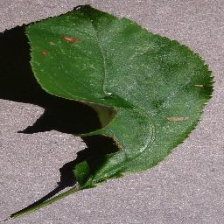
#> input picture assets/gradcam/original.png, 224 x 224 px
$ python -i segmentation.py   (imports and definitions only)
#> lines starting #> are read from the running program, lines starting #| are printed output that depends on the picture; after the words box and inside, x2 and y2 are one past the last pixel; in counts of white or black regions, pixels touching at a corner belong together
"""
segmentation.py

Leaf segmentation using HSV color thresholding.
"""

import cv2
import numpy as np


def segment_leaf(image: np.ndarray) -> np.ndarray:
    """
    Segment the leaf using HSV thresholding.

    Args:
        image:
            Input RGB image.

    Returns:
        RGB image with background removed.
    """

    if image is None:
        raise ValueError("Input image cannot be None.")

    hsv = cv2.cvtColor(image, cv2.COLOR_RGB2HSV)
#> hsv: shape (224, 224, 3); mean H, S, V 92.9, 74.5, 124.5

    # Green color range
    lower_green = np.array([25, 40, 40])
    upper_green = np.array([90, 255, 255])

    mask = cv2.inRange(hsv, lower_green, upper_green)
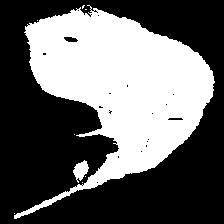
#> mask: shape (224, 224); 39.9% white; 9 white regions (7 under 20 px), largest, box (x1, y1, x2, y2) and area: (14, 5, 215, 219) 19806, (73, 160, 89, 183) 208

    kernel = np.ones((5, 5), np.uint8)

    mask = cv2.morphologyEx(mask, cv2.MORPH_OPEN, kernel)
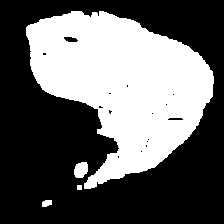
#> mask: shape (224, 224); 38.9% white; 4 white regions, box (x1, y1, x2, y2) and area: (26, 11, 214, 189) 19251, (74, 162, 88, 178) 182, (42, 200, 52, 207) 58, (77, 185, 82, 190) 25
    mask = cv2.morphologyEx(mask, cv2.MORPH_CLOSE, kernel)
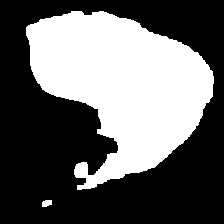
#> mask: shape (224, 224); 39.2% white; 2 white regions, box (x1, y1, x2, y2) and area: (26, 11, 214, 190) 19626, (42, 200, 52, 207) 58

    segmented = cv2.bitwise_and(image, image, mask=mask)
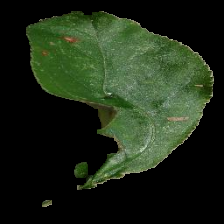
#> segmented: shape (224, 224, 3); mean R, G, B 29.8, 41.6, 23.1

    return segmented

>>> import cv2
>>> picture = cv2.cvtColor(cv2.imread('../../assets/gradcam/original.png'), cv2.COLOR_BGR2RGB)
>>> result = segment_leaf(picture)

$ run again, on assets/gradcam/heatmap.png
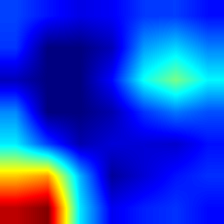
#> input picture assets/gradcam/heatmap.png, 224 x 224 px
#> hsv: shape (224, 224, 3); mean H, S, V 104.5, 251.3, 230.8
#> in segment_leaf, `mask = cv2.inRange(hsv, lower_green, upper_green)`:
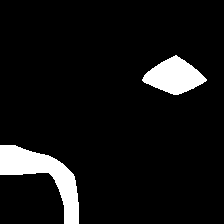
#> mask: shape (224, 224); 7.7% white; 2 white regions, box (x1, y1, x2, y2) and area: (0, 145, 79, 224) 2357, (142, 55, 207, 95) 1527
#> in segment_leaf, `segmented = cv2.bitwise_and(image, image, mask=mask)`:
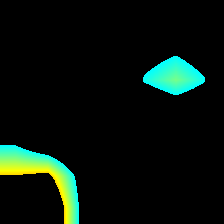
#> segmented: shape (224, 224, 3); mean R, G, B 7.6, 19.5, 12.1

$ run again, on assets/gradcam/overlay.png
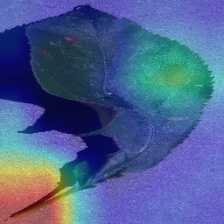
#> input picture assets/gradcam/overlay.png, 224 x 224 px
#> hsv: shape (224, 224, 3); mean H, S, V 104.7, 150.9, 153.7
#> in segment_leaf, `mask = cv2.inRange(hsv, lower_green, upper_green)`:
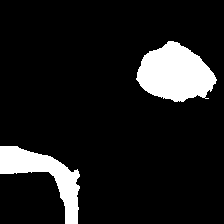
#> mask: shape (224, 224); 11.2% white; 2 white regions, box (x1, y1, x2, y2) and area: (136, 41, 217, 102) 3340, (0, 146, 80, 224) 2273
#> in segment_leaf, `segmented = cv2.bitwise_and(image, image, mask=mask)`:
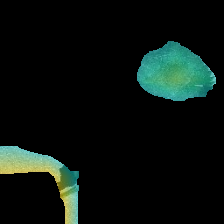
#> segmented: shape (224, 224, 3); mean R, G, B 9.7, 18.5, 14.5
